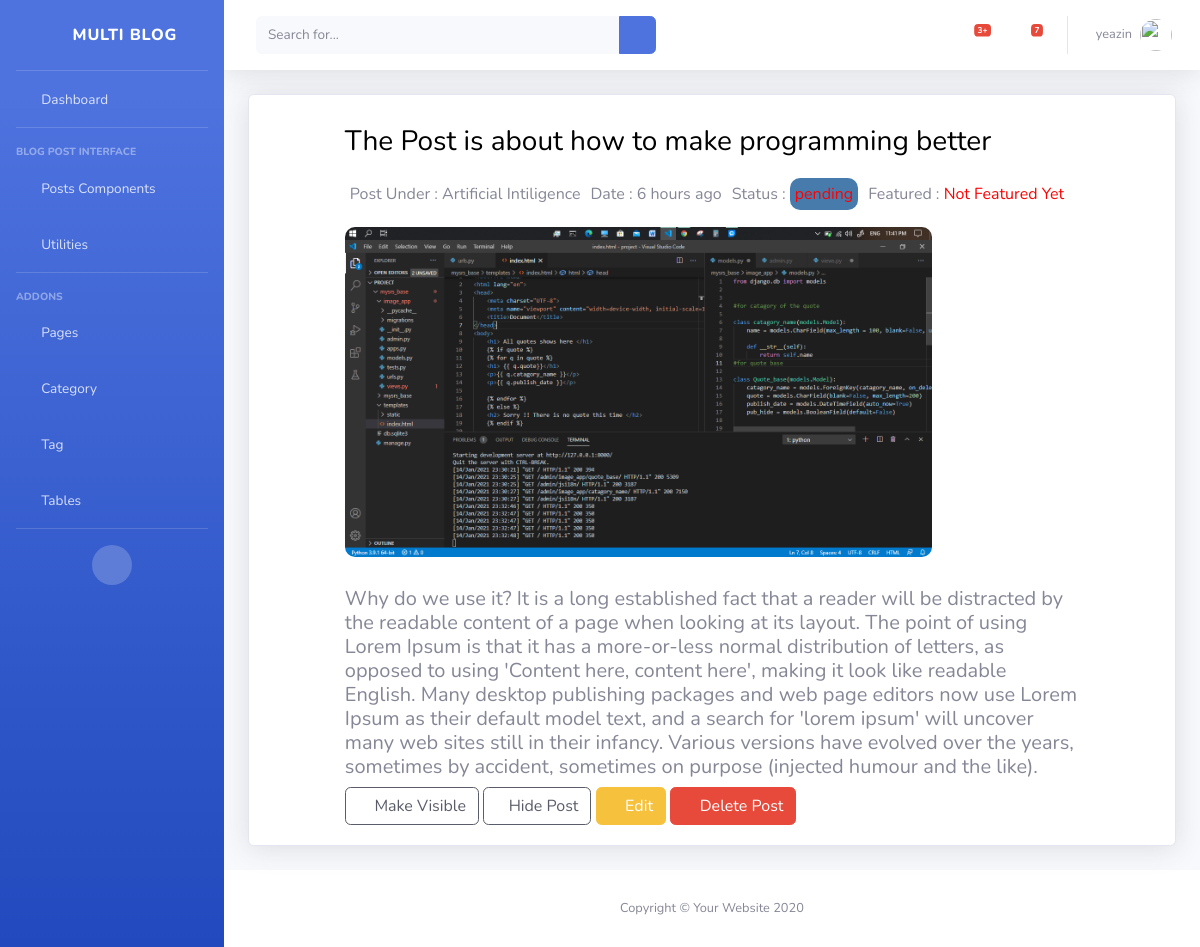
Before: /dashboard/post/view/5 (signed in) with the older database file.
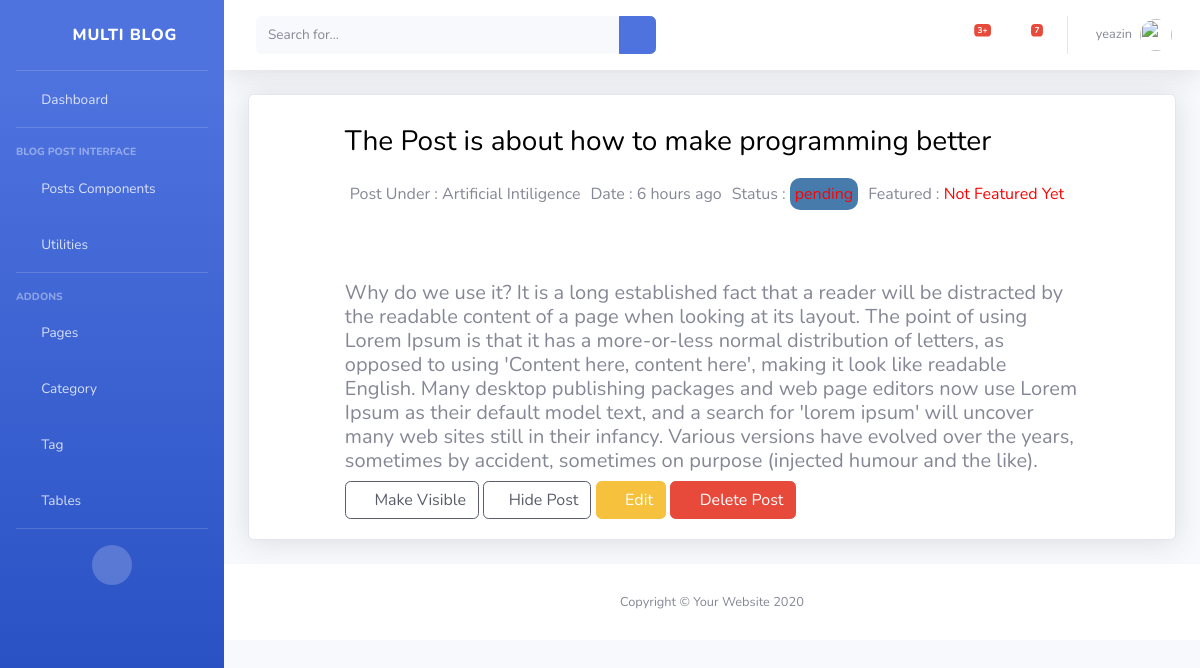
After: the same page with the newer database file.
### dashboard/models.py (models this page shows, shortened)
class Author(models.Model):
    author = models.OneToOneField(User, on_delete= models.CASCADE)
    email = models.EmailField(unique=True, blank=True, null=True)
    first_name = models.CharField(max_length=100, null=True, blank=True, verbose_name='First Name')
    last_name = models.CharField(max_length=100, null=True, blank=True,verbose_name='Last Name')
    designation = models.CharField(max_length=10, null=True)
    author_image = models.ImageField(upload_to='author/',verbose_name='Author Profile Image',blank=True, null=True)
    auth_status = models.CharField(max_length=100, null=True)
    class Meta:
        verbose_name_plural = 'Author'

### blog/models.py (models this page shows, shortened)
class Blog(models.Model):
    status = (
        ('active','active'),
        ('pending','pending')
    )
    visibility = (
        ('show','show'),
        ('hide','hide')
    )
    title  = models.CharField(max_length=200, null=True)
    detail = models.TextField(max_length=2000, null=True)
    image = models.ImageField(upload_to='images/media', null=True, blank=True)
    catagories = models.ForeignKey(Catagory,on_delete=models.DO_NOTHING, null=True)
    tags = models.ManyToManyField(Tag, blank=True)
    status = models.CharField(max_length=20, choices=status, default='pending')
    author = models.ForeignKey(Author, on_delete=models.CASCADE)
    featured  = models.BooleanField(default=False)
    visible = models.CharField(max_length=10, choices=visibility, default='show')
    created_at = models.DateTimeField(auto_now_add=True)
    class Meta:
        verbose_name_plural = 'Blog'

class Catagory(models.Model):
    name = models.CharField(max_length=200, null=True)
    class Meta:
        verbose_name_plural = 'Catagory'
    def __str__(self):
        return str(self.name)

### dashboard/views.py (the view)
# urls.py: path('post/view/<str:id>', views.PostView.as_view(), name='post'),
class PostView(View):
    @method_decorator(login_required(login_url='login'))
    def dispatch(self, request,*args,**kwargs):
        return super().dispatch(request,*args,**kwargs)
    def get(self, request,id):
        post_obj = get_object_or_404(Blog, id=id)
        context={
            'post':post_obj
        }
        return render(request,'dashboard/post/post_view.html', context)

### blog/context_processors.py (called while the page is built)
def globalVariable(request):
    featured_post = Blog.objects.filter(featured=True, status='active').order_by('-id')
    catagories_obj  = Catagory.objects.all().order_by('-id')
    tags_obj = Tag.objects.all().order_by('-id')
    popular_post = Blog.objects.all().order_by('-id')[:3]
    images_obj = Blog.objects.only('image').order_by('-id')[:6]
    all_post = Blog.objects.all().order_by('-id')
    context = {
            'featured':featured_post,
            'popular': popular_post,
            'catagories':catagories_obj,
            'tags':tags_obj,
            'image':images_obj,
        }
    return context

### templates/dashboard/post/post_view.html (shortened to what this page needs)
{% extends 'dashboard/base/base.html' %}
{% load static %}
{% block body %}
{% load humanize %}
<div class="row">
    <div class="col">
        <div class="card shadow mb-4">
            <div class="row " style="padding: 20px;">
                <div class="col-10 mx-auto">
                    <h3>{{ post.title }}</h3>
                    <div class="text_div">
                        <p> Post Under : {{ post.catagories }}</p>
                        <p> Date : {{ post.created_at|naturaltime }}</p>
                        {% if post.status == 'active' %}
                        <p> Status : <span style="color: green;"> {{ post.status }}</span> </p>
                        {% else %}
                        <p> Status : <span style="color: red; background-color: rgb(70, 123, 172); padding: 5px; border-radius: 10px; "> {{ post.status }}</span> </p>
                        {% endif %}
                        {% if post.featured == True %}
                        <p > Featured : <span style="color:green"> Post Featured</span> </p>
                        {% else %}
                        <p >  Featured : <span style="color:red"> Not Featured Yet</span></p>
                        {% endif %}
                    </div>
                    {% if post.image %}
                    <img src="{{ post.image.url }}" alt="">
                    {% else %}
                    <img src="" alt="">
                    {% endif %}
                    <h5> {{ post.detail }}</h5>
                    <div>
                        <a href=" " class="btn btn-outline-dark"><i class="fas fa-eye"></i> Make Visible </a>
                        <a href=" " class="btn btn-outline-dark"><i class="fas fa-eye-slash"></i>Hide Post </a>
                        <a href="{% url 'edit_post' post.id %}" class="btn btn-warning"><i class="far fa-edit"></i> Edit</a>
                        <a href=" " class="btn btn-danger" data-toggle="modal" data-target="#delete"><i class="far fa-trash-alt" ></i> Delete Post </a>
                    </div>
                </div>
            </div>
        </div>
    </div>
</div>
{% endblock %}

### templates/dashboard/base/base.html (shortened to what this page needs)
<!DOCTYPE html>
<html lang="en">
    {% load static %}
    {% load humanize %}
<head>
    {% load static %}
    <link href="{% static  'vendor/fontawesome-free/css/all.min.css' %}" rel="stylesheet" type="text/css">
    <link href="{% static 'css/sb-admin-2.min.css' %}" rel="stylesheet">
</head>
<body id="page-top">
    <div id="wrapper">
        <ul class="navbar-nav bg-gradient-primary sidebar sidebar-dark accordion" id="accordionSidebar">
            <a class="sidebar-brand d-flex align-items-center justify-content-center" href="index.html">
                <div class="sidebar-brand-icon rotate-n-15">
                    <i class="fas fa-laugh-wink"></i>
                </div>
                <div class="sidebar-brand-text mx-3">Multi Blog</div>
            </a>
            <hr class="sidebar-divider my-0">
            {%  url 'dashboard' as url %}
            <li class="nav-item {% if request.path == url %} active {% endif %}">
                <a class="nav-link" href="{{ url }}">
                    <i class="fas fa-fw fa-tachometer-alt"></i>
                    <span>Dashboard</span></a>
            </li>
            <hr class="sidebar-divider">
            <div class="sidebar-heading">
                Blog Post Interface
            </div>
            <li class="nav-item">
                <a class="nav-link collapsed" href="#" data-toggle="collapse" data-target="#collapseTwo"
                    aria-expanded="true" aria-controls="collapseTwo">
                    <i class="fas fa-fw fa-cog"></i>
                    <span> Posts Components</span>
                </a>
            </li>
            <li class="nav-item">
                <a class="nav-link collapsed" href="#" data-toggle="collapse" data-target="#collapseUtilities"
                    aria-expanded="true" aria-controls="collapseUtilities">
                    <i class="fas fa-fw fa-wrench"></i>
                    <span>Utilities</span>
                </a>
            </li>
            <hr class="sidebar-divider">
            <div class="sidebar-heading">
                Addons
            </div>
            <li class="nav-item">
                <a class="nav-link collapsed" href="#" data-toggle="collapse" data-target="#collapsePages"
                    aria-expanded="true" aria-controls="collapsePages">
                    <i class="fas fa-fw fa-folder"></i>
                    <span>Pages</span>
                </a>
            </li>
            <li class="nav-item">
                <a class="nav-link" href="{% url 'category' %}">
                    <i class="fas fa-fw fa-chart-area"></i>
                    <span>Category</span></a>
            </li>
            <li class="nav-item">
                <a class="nav-link" href="{% url 'tag' %}">
                    <i class="fas fa-fw fa-chart-area"></i>
                    <span>Tag</span></a>
            </li>
            <li class="nav-item">
                <a class="nav-link" href="tables.html">
                    <i class="fas fa-fw fa-table"></i>
                    <span>Tables</span></a>
            </li>
            <hr class="sidebar-divider d-none d-md-block">
            <div class="text-center d-none d-md-inline">
                <button class="rounded-circle border-0" id="sidebarToggle"></button>
            </div>
        </ul>
        <div id="content-wrapper" class="d-flex flex-column">
            <div id="content">
                <nav class="navbar navbar-expand navbar-light bg-white topbar mb-4 static-top shadow">
                    <form
                        class="d-none d-sm-inline-block form-inline mr-auto ml-md-3 my-2 my-md-0 mw-100 navbar-search">
                        <div class="input-group">
                            <input type="text" class="form-control bg-light border-0 small" placeholder="Search for..."
                                aria-label="Search" aria-describedby="basic-addon2">
                            <div class="input-group-append">
                                <button class="btn btn-primary" type="button">
                                    <i class="fas fa-search fa-sm"></i>
                                </button>
                            </div>
                        </div>
                    </form>
                    <ul class="navbar-nav ml-auto">
                        <li class="nav-item dropdown no-arrow mx-1">
                            <a class="nav-link dropdown-toggle" href="#" id="alertsDropdown" role="button"
                                data-toggle="dropdown" aria-haspopup="true" aria-expanded="false">
                                <i class="fas fa-bell fa-fw"></i>
                                <span class="badge badge-danger badge-counter">3+</span>
                            </a>
                        </li>
                        <li class="nav-item dropdown no-arrow mx-1">
                            <a class="nav-link dropdown-toggle" href="#" id="messagesDropdown" role="button"
                                data-toggle="dropdown" aria-haspopup="true" aria-expanded="false">
                                <i class="fas fa-envelope fa-fw"></i>
                                <span class="badge badge-danger badge-counter">7</span>
                            </a>
                        </li>
                        <li class="nav-item dropdown no-arrow">
                            <a class="nav-link dropdown-toggle" href="#" id="userDropdown" role="button"
                                data-toggle="dropdown" aria-haspopup="true" aria-expanded="false">
                                <span class="mr-2 d-none d-lg-inline text-gray-600 small">{{ user.author.author.username }}</span>
                                {% if user.author.author_image %}
                                <img class="img-profile rounded-circle"
                                    src="{{ user.author.author_image.url }}">
                                {% else %}
                                <img class="img-profile rounded-circle" src="https://www.pngarts.com/files/11/Avatar-PNG-Transparent-Image.png" alt="">
                                {% endif %}
                            </a>
                        </li>
                    </ul>
                </nav>
                <div class="container-fluid">
                {% block body %}{% endblock %}
            </div>
            <footer class="sticky-footer bg-white" style="bottom: 0;">
                <div class="container my-auto">
                    <div class="copyright text-center my-auto">
                        <span>Copyright &copy; Your Website 2020</span>
                    </div>
                </div>
            </footer>
        </div>
    </div>
</body>
</html>

Changed rows visible on the page:
changed Blog "The Post is about how to make programming better": image: picture removed
